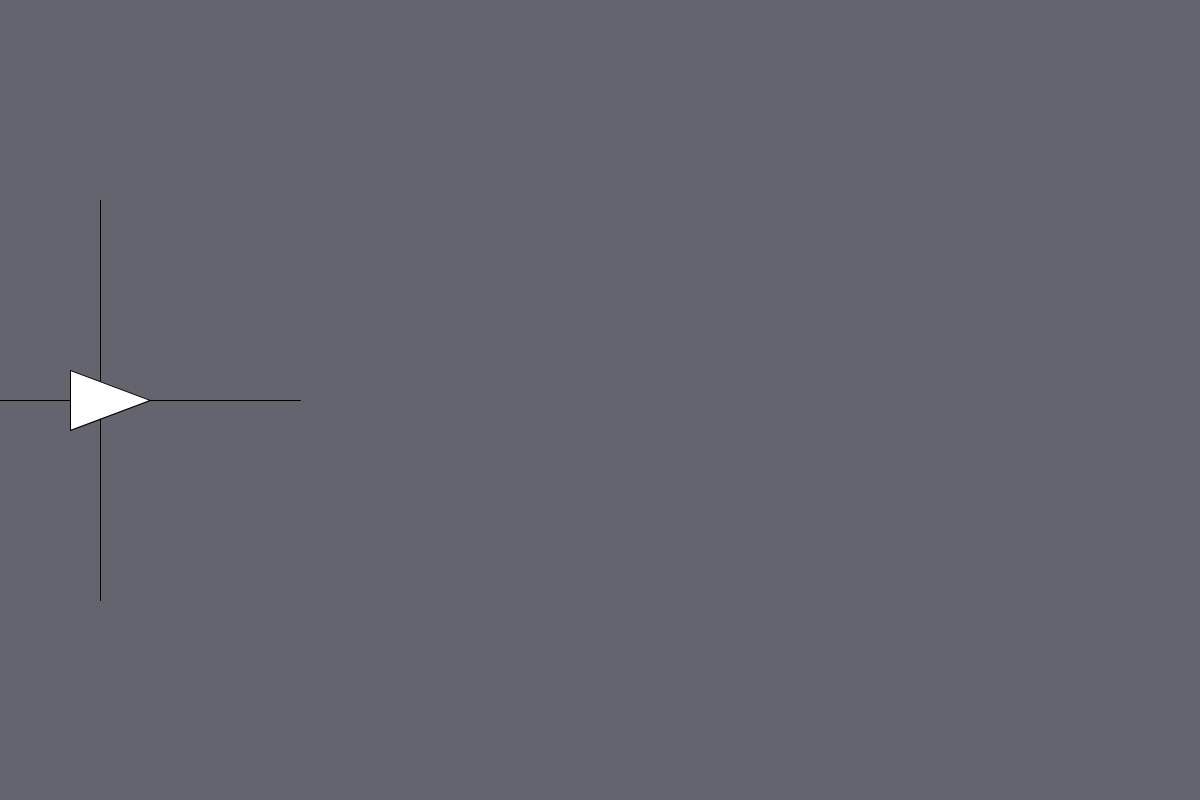
Frame 1 (no input)
Frame 60 (the mouse pressed at the canvas centre just before this capture): identical to frame 1, image omitted
Frame 120 (the mouse held since frame 60 and released just before this capture): identical to frame 1, image omitted

The Processing sketch that drew this single still picture (run headless with seeded random() and noise(); from frame 60 on, the mouse is pressed at the canvas centre):

// Processing sketch: key_rotate
// ── key_rotate.pde
int x = 0;
Triangle cucco;
float previousTime;

void setup() {
  size(1200, 800);
  PVector position = new PVector(0,0);
  PVector velocity = new PVector(0,0); 
  previousTime = 0;
  cucco = new Triangle(position, velocity);
}

void draw() {
  background(100, 100, 110);
  translate(cucco.center.x, cucco.center.y);
  rotate(radians(x));  
  line(-200,0, 200,0);
  line(0,-200, 0,200);
  cucco.display();
  

}

void keyPressed() {
  if (key == CODED) {
    if (keyCode == UP) {
      x = x+10;
    } else if (keyCode == DOWN) {
      x = x-10;
    } 
  }
}
// ── Triangle.pde
class Triangle {
  PVector center;
  PVector position;  
  PVector velocity;
  PVector acceleration;
  
  public Triangle(PVector position, PVector velocity) {
    this.center = new PVector(100,400);
    this.position = position;
    this.velocity = velocity;   
    this.acceleration = new PVector(0,0);
  }
  
    public void applyForce(PVector force) {
    PVector f  = PVector.div(force,1);
    acceleration.add(f);
  }
  
    public void update(float timeElapsed) {
    this.velocity = this.velocity.add(acceleration);
   //PVector target = p3.copy();
    //target.normalize();
    //target.mult(velocity.mag());
    //this.center = this.center.add(PVector.mult(target,timeElapsed/1000.0));
    this.center = this.center.add(PVector.mult(velocity,timeElapsed/1000.0));
    //this.position = position.add(speed);
    this.acceleration.mult(0);
  }
  
  public void display() {
    PVector p1 = new PVector(-30, 30);
    PVector p2 = new PVector(-30,-30);
    PVector p3 = new PVector(50, 0);
  
    triangle(p1.x, p1.y, p2.x, p2.y, p3.x, p3.y); 
  }
}
